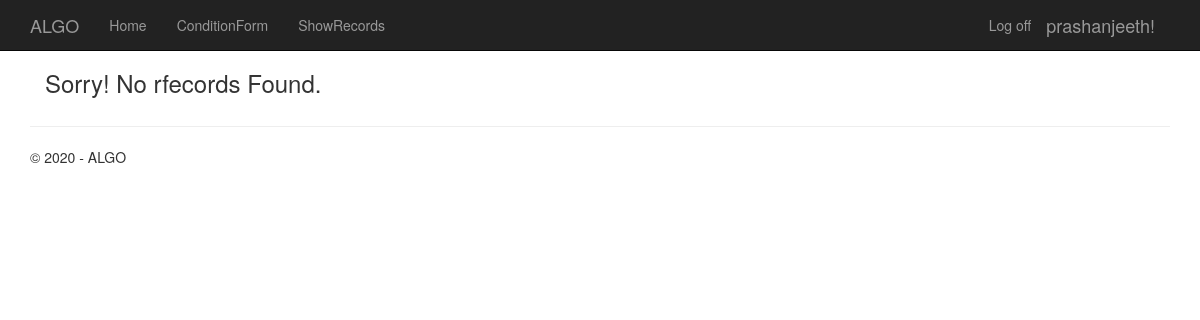
The app's page /showrecords/ (signed in), older data.
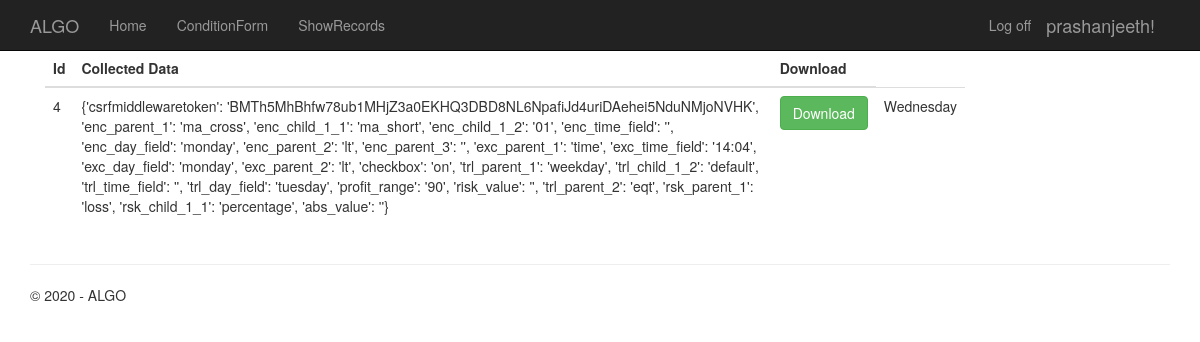
The same page, newer data.
### algobt/models.py (models this page shows, shortened)
class UserDataModel(models.Model):
    username = models.ForeignKey(User, on_delete=models.CASCADE,)
    data = models.CharField(max_length=2000)
    record_file = models.CharField(max_length=300, unique=True, null=True)
    created_on = models.DateTimeField(auto_now_add=True,)
    class Meta:
        verbose_name_plural = 'Records'
        db_table = "User Records"

### algobt/views.py (the view)
# urls.py: path('showrecords/', views.ShowDataRecords, name='ShowRecords'),
@login_required(redirect_field_name='login')
def ShowDataRecords(request):
    if request.user.is_authenticated:
        allRecords = UserDataModel.objects.filter(username=request.user)
        context = {
            'records': allRecords,
            'year': datetime.now().year,
        }
        return render(request, 'app/showrecords.html', context)

### templates/app/showrecords.html
{% extends "app/layout.html" %}
{% load static %}
{% block content %}
    <div class="container">
    <div class="row justify-content-center">
      <div class="col-lg-10 col-md-12">
        <div class="card mb-4">
          <div class="card-body">
            {% if records %}
            <table class="table mb-0">
              <thead>
                <tr>
                  <th>Id</th>
                  <th>Collected Data</th>
                  <th>Download</th>
                </tr>
              </thead>
              <tbody>
                <tr>
                {% for record in records %}
                  <tr>
                    <td>
                      {{record.id}}
                    </td>
                    <td>
                      {{record.data}}
                    </td>
                    <td>
                      <a href="{% url 'DownloadRecords' record.id %}" class="btn btn-success" target = "_blank" >Download</a>
                    </td>
                      <td>
                        {{record.created_on | date:'l'}}
                      </td>
                    </tr>
                  {% endfor %}
              </tbody>
            </table>
            {% else %}
              <h3 class="information">Sorry! No rfecords Found.</h3>
            {% endif %}
          </div>
        </div>
      </div>
    </div>
  </div>
{% endblock %}

Row changes from the older to the newer data that the page shows:
added UserDataModel: id "4", data "{'csrfmiddlewaretoken': 'BMTh5MhBhfw78ub1MHjZ3a0EKHQ3DBD8NL6NpafiJd4uriDAehei5NduNMjoNVHK', 'enc_parent_1': 'ma_cross', 'enc_child_1_1': 'ma_short', 'enc_child_1_2': '01', 'enc_time_field': '', 'enc_day_field': 'monday', 'enc_parent_2': 'lt', 'enc_parent_3': '', 'exc_parent_1': 'time', 'exc_time_field': '14:04', 'exc_day_field': 'monday', 'exc_parent_2': 'lt', 'checkbox': 'on', 'trl_parent_1': 'weekday', 'trl_child_1_2': 'default', 'trl_time_field': '', 'trl_day_field': 'tuesday', 'profit_range': '90', 'risk_value': '', 'trl_parent_2': 'eqt', 'rsk_parent_1': 'loss', 'rsk_child_1_1': 'percentage', 'abs_value': ''}", created_on "Wednesday"
Text that changed along with them:
text no longer shown: "Sorry! No rfecords Found."
text now shown: "Id Collected Data Download"
